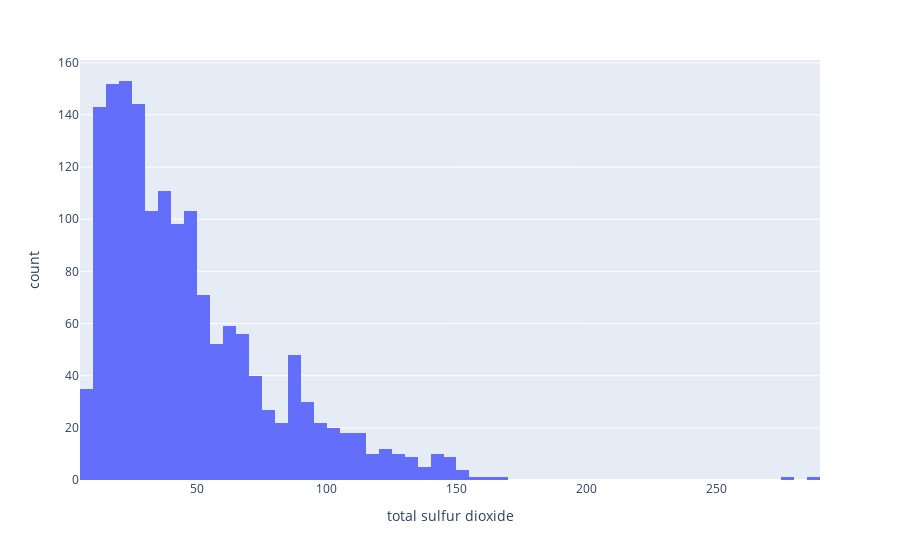

Notebook cell for this chart:
### Code cell
px.histogram(red_wine_data,x="total sulfur dioxide")

### Figure 1 — Plotly figure (JSON) as saved in the notebook; plotly's stock layout.template omitted (floating-point values rounded to 4 significant figures; data arrays with more than 128 entries replaced by an {"elided": "..."} marker saying what was removed)
{"data": [{"alignmentgroup": "True", "bingroup": "x", "hovertemplate": "total sulfur dioxide=%{x}<br>count=%{y}<extra></extra>", "legendgroup": "", "marker": {"color": "#636efa", "pattern": {"shape": ""}}, "name": "", "offsetgroup": "", "orientation": "v", "showlegend": false, "type": "histogram", "x": {"elided": "1599 float values"}, "xaxis": "x", "yaxis": "y"}], "layout": {"barmode": "relative", "legend": {"tracegroupgap": 0}, "margin": {"t": 60}, "xaxis": {"anchor": "y", "domain": [0, 1], "title": {"text": "total sulfur dioxide"}}, "yaxis": {"anchor": "x", "domain": [0, 1], "title": {"text": "count"}}}}
